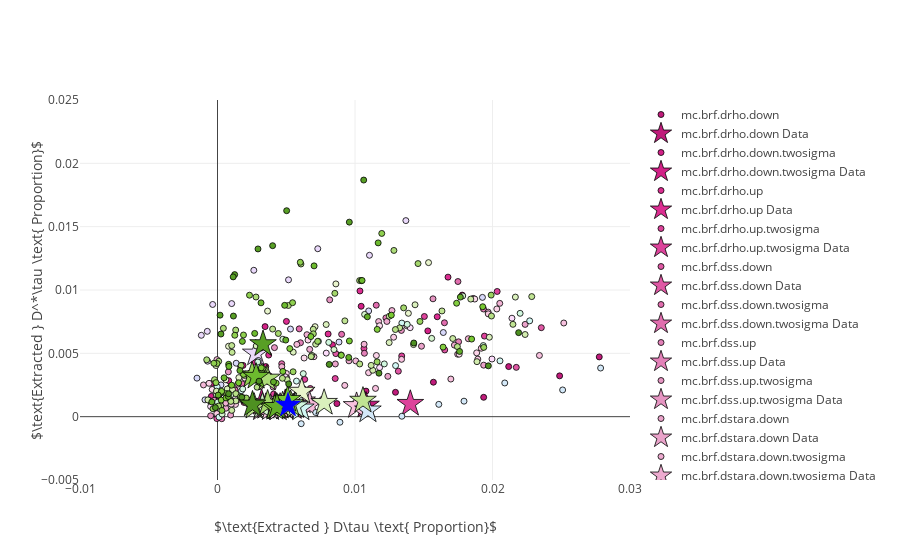

The cell this chart's notebook holds for it:
### Code cell
# Traces
traces = []

colors = cl.interp(cl.scales['6']['div']['PiYG'], len(bias_table_dict.keys()))
for i, (k, v) in enumerate(sorted(bias_table_dict.iteritems())):
    color = colors[i]
    text = ['({:.3f},{:.3f})<br>'
            'True: ({:.3f},{:.3f})<br>'
            '{}'.format(w + y, x + z, w, x, k) for w, x, y, z in zip(v[:,0], v[:,1], v[:,2], v[:,3])]
    traces.append(go.Scatter(x = v[:,0]+v[:,2], 
                             y = v[:,1]+v[:,3], 
                             mode = 'markers', 
                             name = k,
                             marker = {'color': color,
                                       'line': go.Line(color = 'black', width = 0.8)},
                             text = text,
                             hoverinfo = 'text'))
    traces.append(go.Scatter(x = [data_proportions_dict[k][0]],
                             y = [data_proportions_dict[k][1]],
                             mode = 'markers',
                             name = '{} Data'.format(k),
                             marker = {'symbol': 'star', 'size': 20, 'color': color,
                                       'line': go.Line(color = 'black', width = 0.8)},
                             text = '({:.3f},{:.3f})<br>{} Data'.format(data_proportions_dict[k][0],
                                                                        data_proportions_dict[k][1],
                                                                        k),
                             hoverinfo = 'text'))
    
traces.append(go.Scatter(x = [central_data_extracted_proportions[0]],
                         y = [central_data_extracted_proportions[1]],
                         mode = 'markers',
                         name = 'Central Data',
                         marker = {'symbol': 'star', 'size': 20, 'color': 'blue'}))

# Layout
layout = go.Layout(
    xaxis = {'title': '$\\text{Extracted } D\\tau \\text{ Proportion}$',
             'range': [-0.01, 0.03]},
    yaxis = {'title': '$\\text{Extracted } D^*\\tau \\text{ Proportion}$',
             'range': [-0.005, 0.025]},
    hovermode = 'closest'
)

# Plot
fig = go.Figure(data=traces, layout=layout)
py.iplot(fig)
